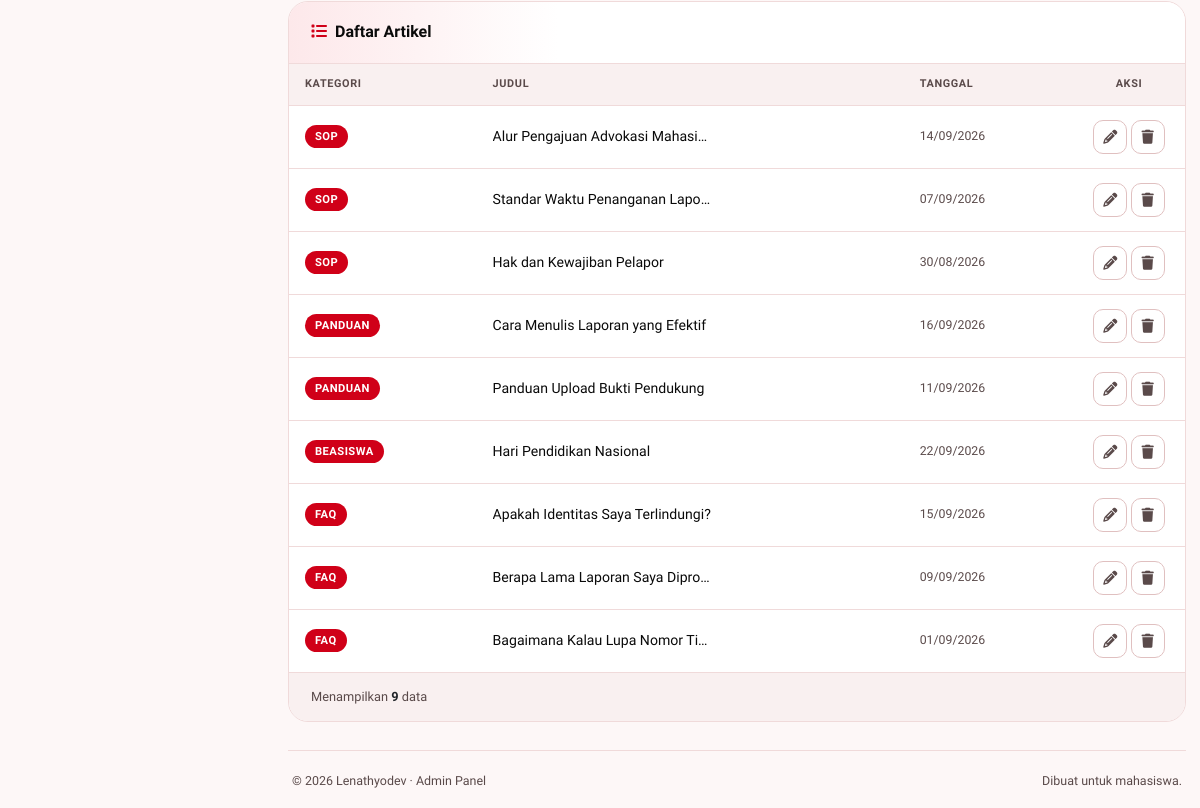
/admin/kelola-artikel.php (signed in, lower part), run on an earlier commit of the app's database.
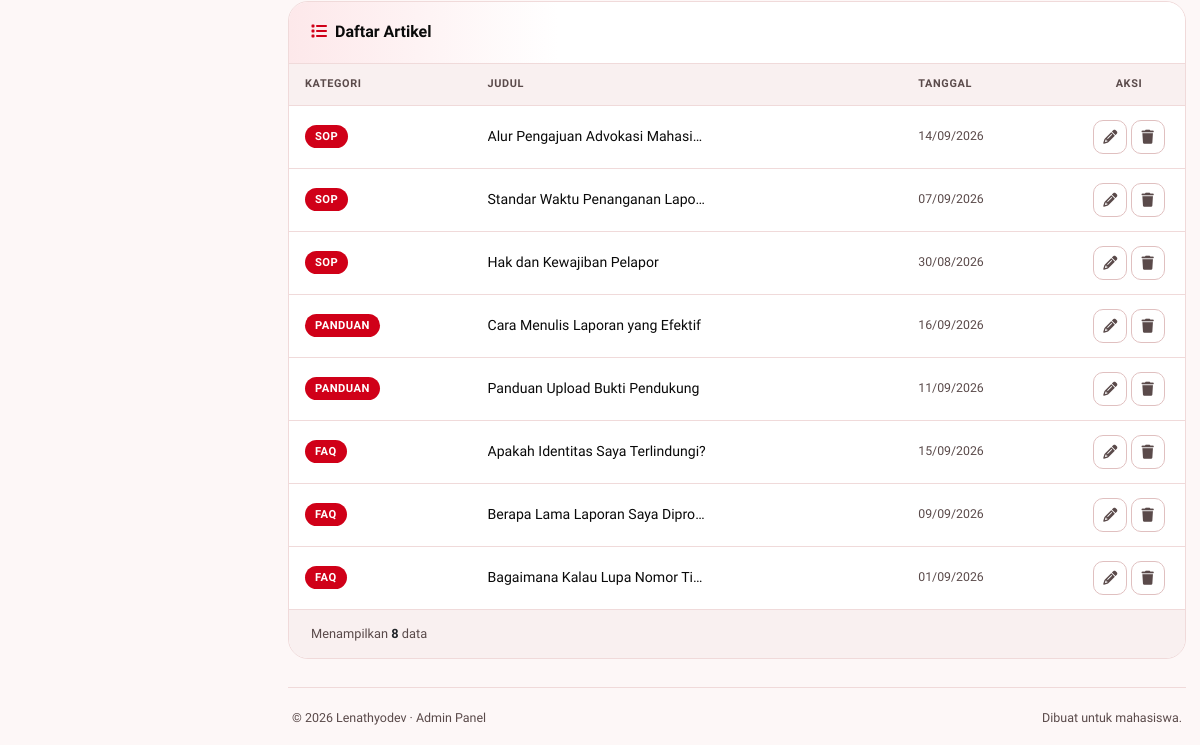
And on a later commit of the database.
### tables this page shows
CREATE TABLE `artikel` (
  `id` int(11) NOT NULL,
  `judul` varchar(200) NOT NULL,
  `konten` text NOT NULL,
  `kategori_info` enum('sop','panduan','beasiswa','faq') NOT NULL,
  `created_at` timestamp NOT NULL DEFAULT current_timestamp()
);

### admin/kelola-artikel.php (the view, shortened to what this page needs)
<?php
require_once '../includes/auth_check.php';
$artikel = [];
$sql = "SELECT * FROM artikel ORDER BY kategori_info, created_at DESC";
$result = $conn->query($sql);
if ($result) {
    while ($row = $result->fetch_assoc()) {
        $artikel[] = $row;
    }
}
include '../admin/includes/sidebar.php';
?>
<div class="container-fluid">
    <div class="table-modern-wrapper">
        <div class="table-header">
            <div class="title"><i class="fas fa-list"></i>Daftar Artikel</div>
        </div>
        <?php if (empty($artikel)): ?>
        <div class="empty-state-modern">
            <i class="fas fa-file-lines"></i>
            <p>Belum ada artikel</p>
        </div>
        <?php else: ?>
        <div class="table-scroll">
            <table>
                <thead>
                    <tr>
                        <th>Kategori</th>
                        <th>Judul</th>
                        <th>Tanggal</th>
                        <th class="text-center" style="width:120px">Aksi</th>
                    </tr>
                </thead>
                <tbody>
                    <?php foreach ($artikel as $a): ?>
                    <tr>
                        <td><span class="badge-category-modern"><?php echo strtoupper($a['kategori_info']); ?></span>
                        </td>
                        <td><span class="cell-title"><?php echo htmlspecialchars($a['judul']); ?></span></td>
                        <td class="text-muted small"><?php echo date('d/m/Y', strtotime($a['created_at'])); ?></td>
                        <td class="text-center">
                            <a href="?edit=<?php echo $a['id']; ?>" class="btn-icon-modern edit" title="Edit">
                                <i class="fas fa-pencil"></i>
                            </a>
                            <form method="POST" style="display:inline"
                                onsubmit="return confirm('Yakin ingin menghapus artikel ini?')">
                                <button type="submit" class="btn-icon-modern delete" title="Hapus">
                                    <i class="fas fa-trash"></i>
                                </button>
                            </form>
                        </td>
                    </tr>
                    <?php endforeach; ?>
                </tbody>
            </table>
        </div>
        <div class="table-footer">
            <span>Menampilkan <span class="fw-bold text-dark"><?php echo count($artikel); ?></span> data</span>
        </div>
        <?php endif; ?>
    </div>
</div>
<?php include '../admin/includes/sidebar-footer.php'; ?>

What changed in the data, as far as the page shows it:
removed artikel: kategori_info "BEASISWA", judul "Hari Pendidikan Nasional", created_at "22/09/2026"
Also different on the page:
count($artikel): "9" → "8"
